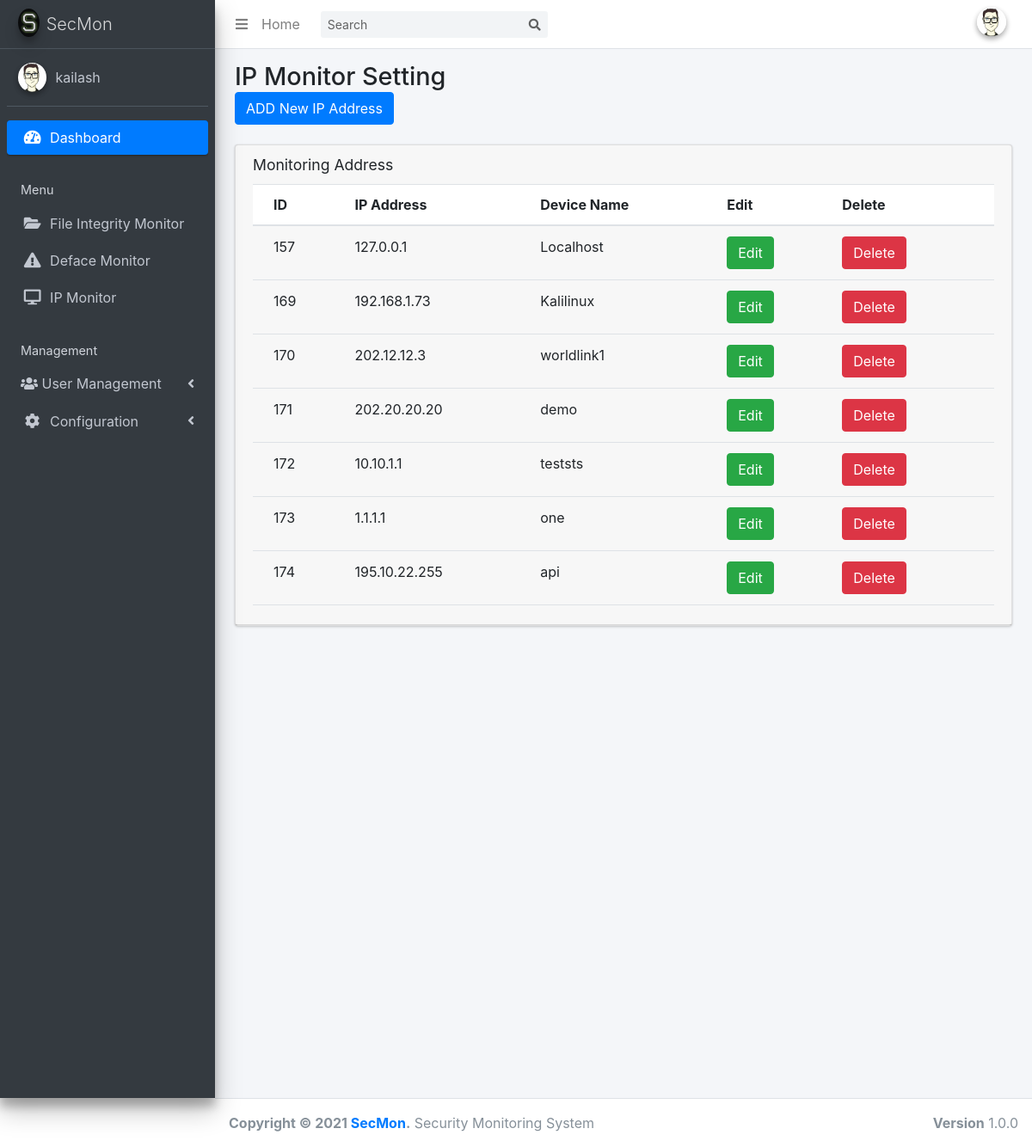
/ipmon_sett.php, run on an earlier commit of the app's database.
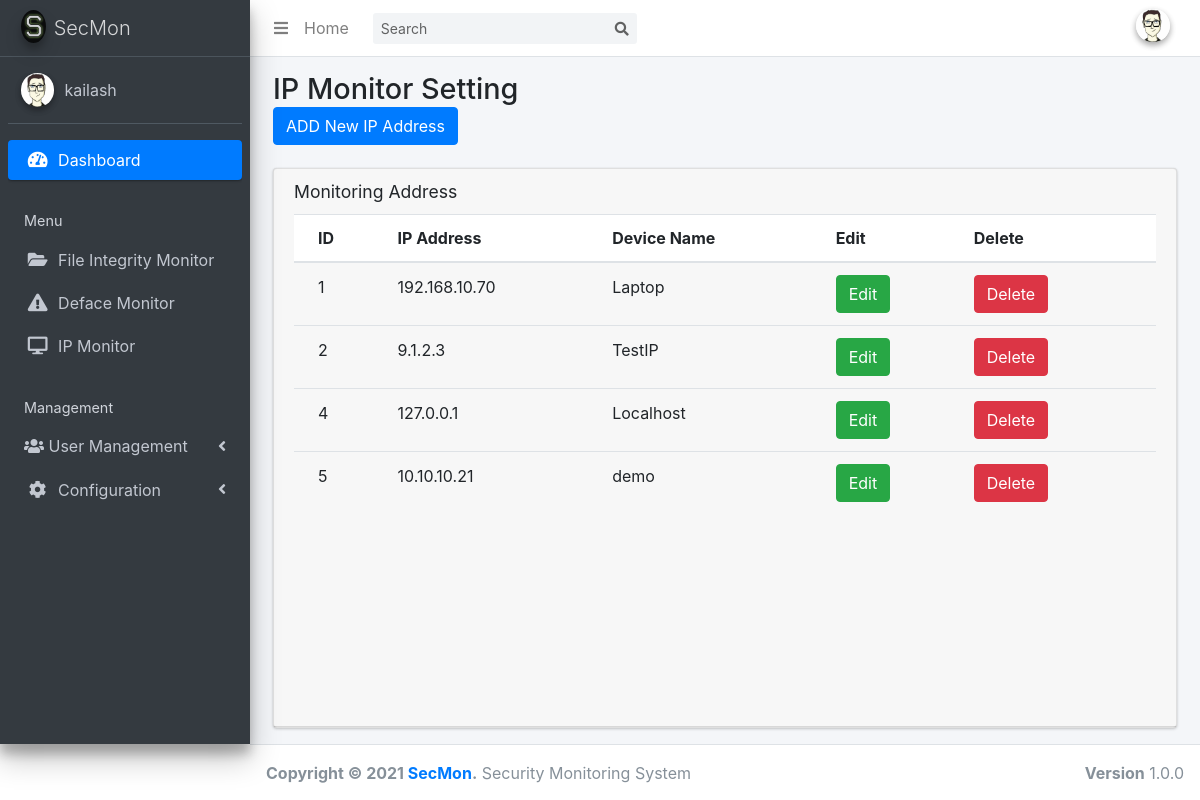
And on a later commit of the database.
### tables this page shows
CREATE TABLE `IPstatus_config` (
  `id` int(255) NOT NULL,
  `ip_addr` varchar(255) NOT NULL,
  `device_name` varchar(255) NOT NULL
);

### ipmon_sett.php (the view, shortened to what this page needs)
<!DOCTYPE html>
<html>
<head>
    <link rel="stylesheet" href="plugins/fontawesome-free/css/all.min.css">
    <link rel="stylesheet" href="https://code.ionicframework.com/ionicons/2.0.1/css/ionicons.min.css">
    <link rel="stylesheet" href="dist/css/adminlte.min.css">
    <link rel="stylesheet" href="https://stackpath.bootstrapcdn.com/bootstrap/4.3.1/css/bootstrap.min.css">
</head>
<body class="hold-transition sidebar-mini">
    <div class="wrapper">
        <?php include 'themepart/nav-bar.php'; ?>
        <?php include 'themepart/sidebar.php'; ?>
        <div class="content-wrapper">
            <section class="content-header">
                <div class="container-fluid">
                    <div class="row mb-2">
                        <div class="col-sm-6">
                            <h1>IP Monitor Setting</h1>
                            <button type="button" class="btn btn-primary" data-toggle="modal" data-target="#addIPModal">ADD New IP Address</button>
                        </div>
                    </div>
                </div>
            </section>
            <section class="content">
                <div class="container-fluid">
                    <div class="row">
                        <div class="col-12">
                            <div class="card">
                                <div class="card-header">
                                    <h3 class="card-title">Monitoring Address</h3>
                                    <div class="card-body table-responsive p-0" style="height: 500px;">
                                        <?php $connection=mysqli_connect( "localhost", "root", "", "hash_analyzer"); $query="SELECT * FROM IPstatus_config" ; $query_run=mysqli_query($connection, $query); ?>
                                        <table class="table table-head-fixed text-nowrap">
                                            <thead>
                                                <tr>
                                                    <th>ID</th>
                                                    <th>IP Address</th>
                                                    <th>Device Name</th>
                                                    <th>Edit</th>
                                                    <th>Delete</th>
                                                </tr>
                                            </thead>
                                            <tbody>
                                                <?php if (mysqli_num_rows($query_run)> 0) { while ($row = mysqli_fetch_assoc($query_run)) { ?>
                                                <tr>
                                                    <td>
                                                        <?php echo $row['id']; ?> </td>
                                                    <td>
                                                        <?php echo $row['ip_addr']; ?> </td>
                                                    <td>
                                                        <?php echo $row['device_name']; ?> </td>
                                                    <td>
                                                        <button type="button" class="btn btn-success editbtn" data-toggle="modal" data-target="#editIPModal">Edit</button>
                                                    </td>
                                                    <td>
                                                        <button type="button" class="btn btn-danger deletebtn" data-toggle="modal" data-target="#deleteIPModal">Delete</button>
                                                    </td>
                                                </tr>
                                                <?php } } else { echo "No record found!"; } ?>
                                            </tbody>
                                        </table>
                                    </div>
                                </div>
                            </div>
                        </div>
                    </div>
                </div>
            </section>
        </div>
        </div>
<?php include 'themepart/footer.php'; ?>
</body>
</html>

What changed in the data, as far as the page shows it:
removed ipstatus_config: id "157", ip_addr "127.0.0.1", device_name "Localhost"
removed ipstatus_config: id "169", ip_addr "192.168.1.73", device_name "Kalilinux"
removed ipstatus_config: id "170", ip_addr "202.12.12.3", device_name "worldlink1"
removed ipstatus_config: id "171", ip_addr "202.20.20.20", device_name "demo"
removed ipstatus_config: id "172", ip_addr "10.10.1.1", device_name "teststs"
removed ipstatus_config: id "173", ip_addr "1.1.1.1", device_name "one"
removed ipstatus_config: id "174", ip_addr "195.10.22.255", device_name "api"
added ipstatus_config: id "1", ip_addr "192.168.10.70", device_name "Laptop"
added ipstatus_config: id "2", ip_addr "9.1.2.3", device_name "TestIP"
added ipstatus_config: id "4", ip_addr "127.0.0.1", device_name "Localhost"
added ipstatus_config: id "5", ip_addr "10.10.10.21", device_name "demo"
